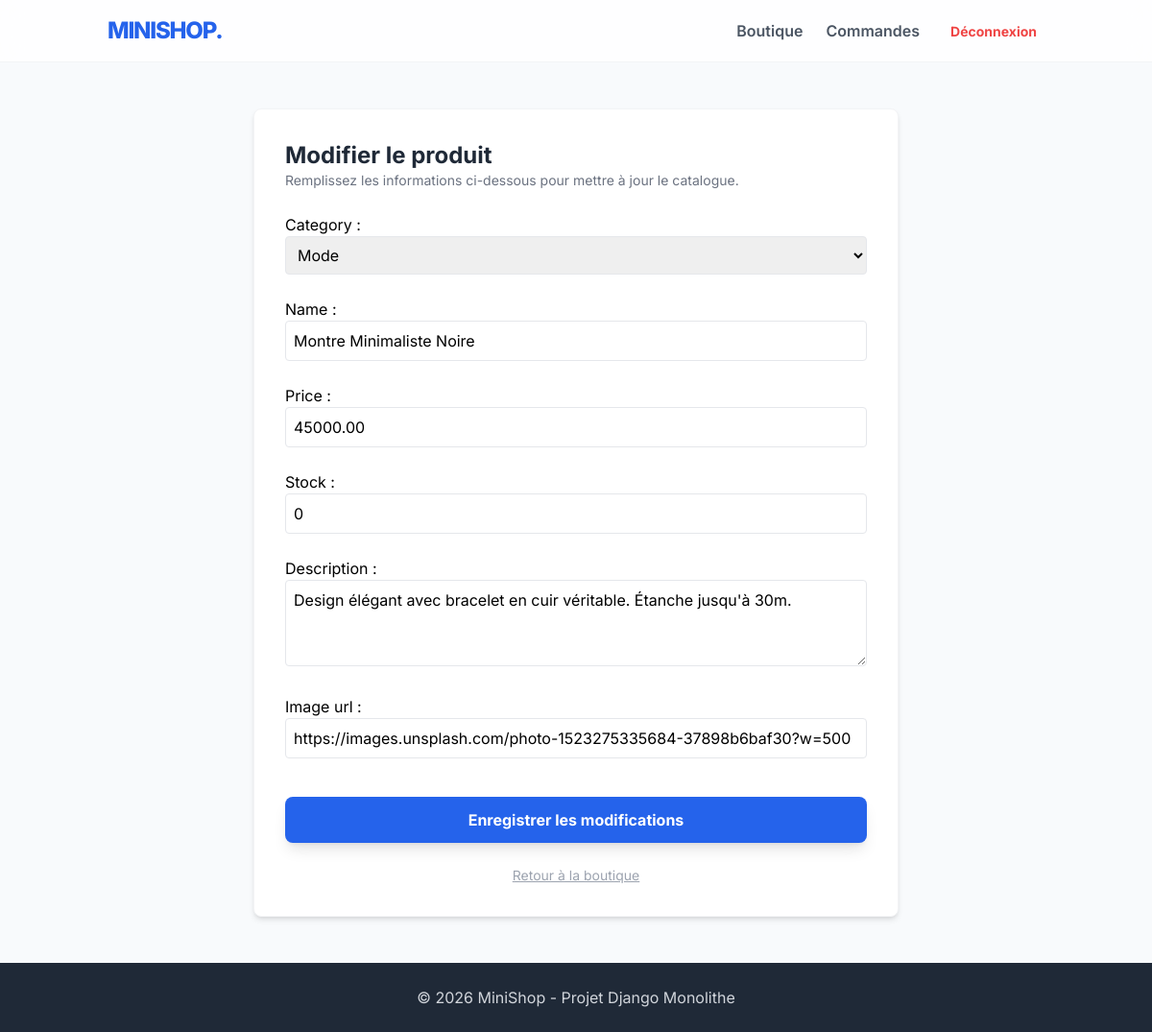
The app's page /product/edit/3/ (signed in) with its own data.
### shop/models.py (models this page shows, shortened)
class Product(models.Model):
    category = models.ForeignKey(Category, on_delete=models.CASCADE, related_name='products')
    name = models.CharField(max_length=200)
    description = models.TextField(blank=True)
    price = models.DecimalField(max_digits=10, decimal_places=2, validators=[MinValueValidator(0.01)])
    stock = models.IntegerField(default=0, validators=[MinValueValidator(0)])
    image_url = models.URLField(max_length=500, blank=True)

class Category(models.Model):
    name = models.CharField(max_length=100)
    def __str__(self):
        return self.name
    class Meta:
        verbose_name_plural = "Categories"

### shop/views.py (the view)
# urls.py: path('product/edit/<int:pk>/', views.manage_product, name='product_edit'),
@user_passes_test(is_admin)
def manage_product(request, pk=None):
    product = get_object_or_404(Product, pk=pk) if pk else None
    if request.method == 'POST':
        form = ProductForm(request.POST, instance=product)
        if form.is_valid():
            form.save()
            messages.success(request, "Produit enregistré !")
            return redirect('home')
    else:
        form = ProductForm(instance=product)
    return render(request, 'shop/manage_product.html', {'form': form, 'edit_mode': pk is not None})

### shop/forms.py
class ProductForm(forms.ModelForm):
    class Meta:
        model = Product
        fields = ['category', 'name', 'price', 'stock', 'description', 'image_url']
        widgets = {
            'category': forms.Select(attrs={'class': 'w-full p-2 border rounded mb-4'}),
            'name': forms.TextInput(attrs={'class': 'w-full p-2 border rounded mb-4'}),
            'price': forms.NumberInput(attrs={'class': 'w-full p-2 border rounded mb-4'}),
            'stock': forms.NumberInput(attrs={'class': 'w-full p-2 border rounded mb-4'}),
            'description': forms.Textarea(attrs={'class': 'w-full p-2 border rounded mb-4', 'rows': 3}),
            'image_url': forms.URLInput(attrs={'class': 'w-full p-2 border rounded mb-4', 'placeholder': 'https://lien-image.com/photo.jpg'}),
        }

### shop/views.py (called while the page is built)
def is_admin(user):
    return user.is_staff

### shop/templates/shop/manage_product.html (shortened to what this page needs)
{% extends 'base.html' %}
{% block content %}
<div class="max-w-2xl mx-auto bg-white p-8 rounded-lg shadow-md border border-gray-100">
    <div class="mb-6">
        <h1 class="text-2xl font-bold text-gray-800">
            {% if edit_mode %}Modifier le produit{% else %}Ajouter un nouveau produit{% endif %}
        </h1>
        <p class="text-gray-500 text-sm">Remplissez les informations ci-dessous pour mettre à jour le catalogue.</p>
    </div>
    <form method="POST" class="space-y-2">
        {{ form.as_p }}
        <div class="pt-4">
            <button type="submit" class="w-full bg-blue-600 text-white py-3 rounded-lg font-bold hover:bg-blue-700 transition shadow-lg">
                {% if edit_mode %}Enregistrer les modifications{% else %}Créer le produit{% endif %}
            </button>
        </div>
    </form>
    <a href="{% url 'home' %}" class="block text-center text-gray-400 mt-6 hover:text-gray-600 transition underline text-sm">
        Retour à la boutique
    </a>
</div>
{% endblock %}

### shop/templates/base.html (style rules this page uses)
body { font-family: 'Inter', sans-serif; }

### records on screen
Product: category "Mode", price "45000.00", stock "0", description "Design élégant avec bracelet en cuir véritable. Étanche jusqu'à 30m.", image_url "https://images.unsplash.com/photo-1523275335684-37898b6baf30?w=500"
Category: name "Montre Minimaliste Noire"
